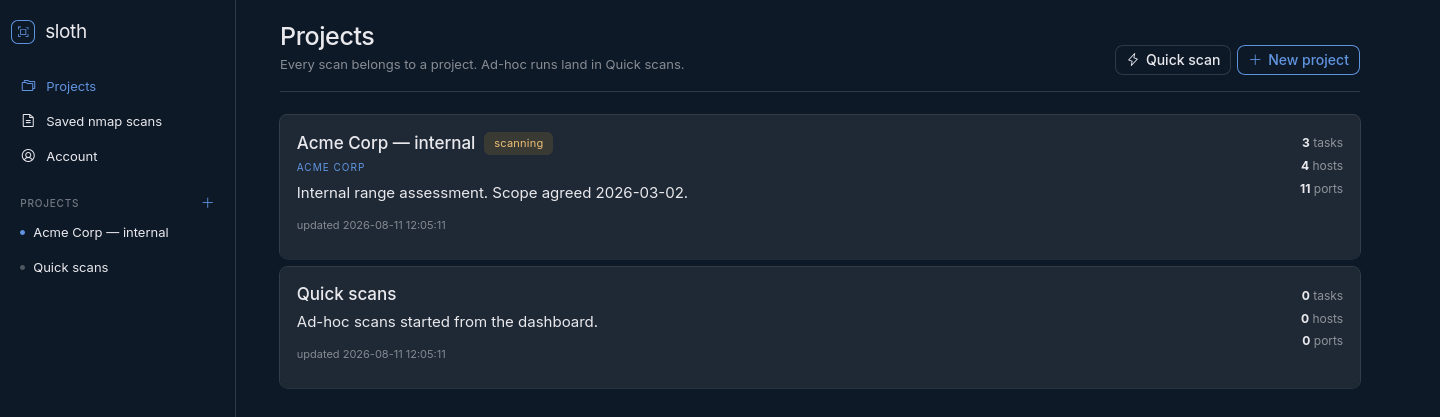
#> input picture docs/screenshots/dashboard.png, 1440 x 417 px
$ python -i make-screenshots.py   (imports and definitions only)
#> lines starting #> are read from the running program, lines starting #| are printed output that depends on the picture
#!/usr/bin/env python3
"""Renders the interface to PNGs for the README.

    ./make-screenshots.py            → docs/screenshots/

Pages are rendered by the real app against a throwaway database of invented
data, written to temporary HTML with the stylesheet and scripts pointed at
absolute paths, then photographed with headless Firefox. The page's own
JavaScript runs, so status badges and per-host controls appear exactly as they
do in the running tool.

Nothing here touches your real database. The demo content is fictional and
deliberately so — these images end up in a public repository.
"""
import os
import re
import shutil
import subprocess
import sys
import tempfile

try:
    from PIL import Image
except ImportError:                      # cropping is a nicety, not a requirement
    Image = None

HERE = os.path.dirname(os.path.abspath(__file__))
OUT = os.path.join(HERE, "docs", "screenshots")
WIDTH, HEIGHT = 1440, 940
STATIC = os.path.join(HERE, "static")


# [80 lines left out: functions main, localise, shoot, not called in this run]


def trim(path, sidebar=250):
    """Crops the dead background off the bottom of a short page.

    Only the content column is measured. The sidebar runs the full height of the
    window, so a whole-row test never finds a uniform row and would crop nothing.
    """
#> called with path = 'docs/screenshots/dashboard.png', sidebar = 250
    if Image is None or not os.path.exists(path):
        return
    img = Image.open(path).convert("RGB")
#> img is the input picture: PIL image 1440x417 RGB; mean R, G, B 25, 35.4, 48.9
    width, height = img.size
#> width = 1440; height = 417
    content = img.crop((sidebar, 0, width, height))
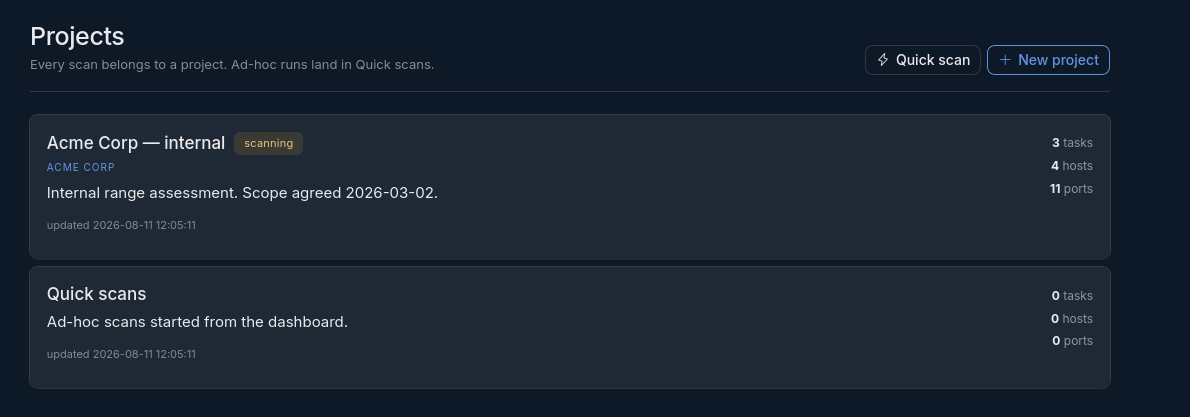
#> content: PIL image 1190x417 RGB; mean R, G, B 26.6, 36.9, 50.1
    bbox = content.getbbox() if content.getextrema() else None
#> bbox = (0, 0, 1190, 417)
    # getbbox() works off black; the page background is not black, so difference
    # against a solid background image is the reliable way to find real content.
    bg = Image.new("RGB", content.size, content.getpixel((content.width - 4, height - 4)))
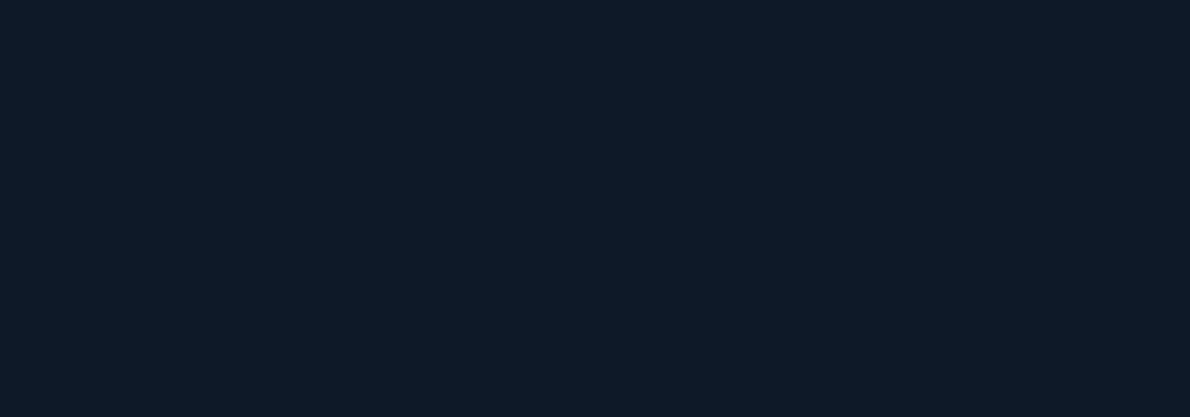
#> bg: PIL image 1190x417 RGB; mean R, G, B 14, 25, 40
    from PIL import ImageChops
    bbox = ImageChops.difference(content, bg).getbbox()
#> bbox = (29, 26, 1111, 389)
    if not bbox:
        return
    last = min(height, bbox[3] + 28)      # a little breathing room
#> last = 417
    if last < height - 8:
        img.crop((0, 0, width, last)).save(path, optimize=True)


# [66 lines left out: function seed, not called in this run]


NMAP_OUTPUT = """# TCP service/script scan on ports: 80,443,3000,8080
# Nmap 7.99 scan initiated Wed Mar  4 09:22:10 2026
Nmap scan report for 10.0.0.9
Host is up (0.0021s latency).

PORT     STATE SERVICE   VERSION
80/tcp   open  http      nginx 1.24.0
|_http-title: Did not follow redirect to https://intranet.acme.internal/
|_http-server-header: nginx/1.24.0
443/tcp  open  ssl/https nginx 1.24.0
| ssl-cert: Subject: commonName=intranet.acme.internal
| Not valid before: 2026-01-14T08:11:02
|_Not valid after:  2027-01-14T08:11:02
3000/tcp open  http      Golang net/http server
|_http-title: Grafana
8080/tcp open  http-proxy
|_http-open-proxy: Proxy might be redirecting requests

Service detection performed. Please report any incorrect results at
https://nmap.org/submit/ .
# Nmap done -- 1 IP address (1 host up) scanned in 107.20 seconds
"""

LOG = """══ 2026-03-04 09:12:00 · Full port scan · rustscan · discovery: fping_sweep · TCP 1-65535 ══
[discovery] fping ICMP sweep (-a -g) over 10.0.0.0/24
$ fping -a -q -r 1 -t 300 -g 10.0.0.0/24
[discovery] 4 host(s) up out of 256 address(es).
$ rustscan -a 10.0.0.5,10.0.0.9,10.0.0.24,10.0.0.90 -r 1-65535 --ulimit 5000
10.0.0.5 -> [22,445,3389,5985]
10.0.0.9 -> [80,443,3000,8080]
10.0.0.24 -> [22,5432]
Finished: completed — 4 host(s), 11 port(s).
Rescan of 10.0.0.9 (nmap_deep) finished: 4 port(s)
"""

# [2 lines not run here, left out]

>>> result = trim('docs/screenshots/dashboard.png')
